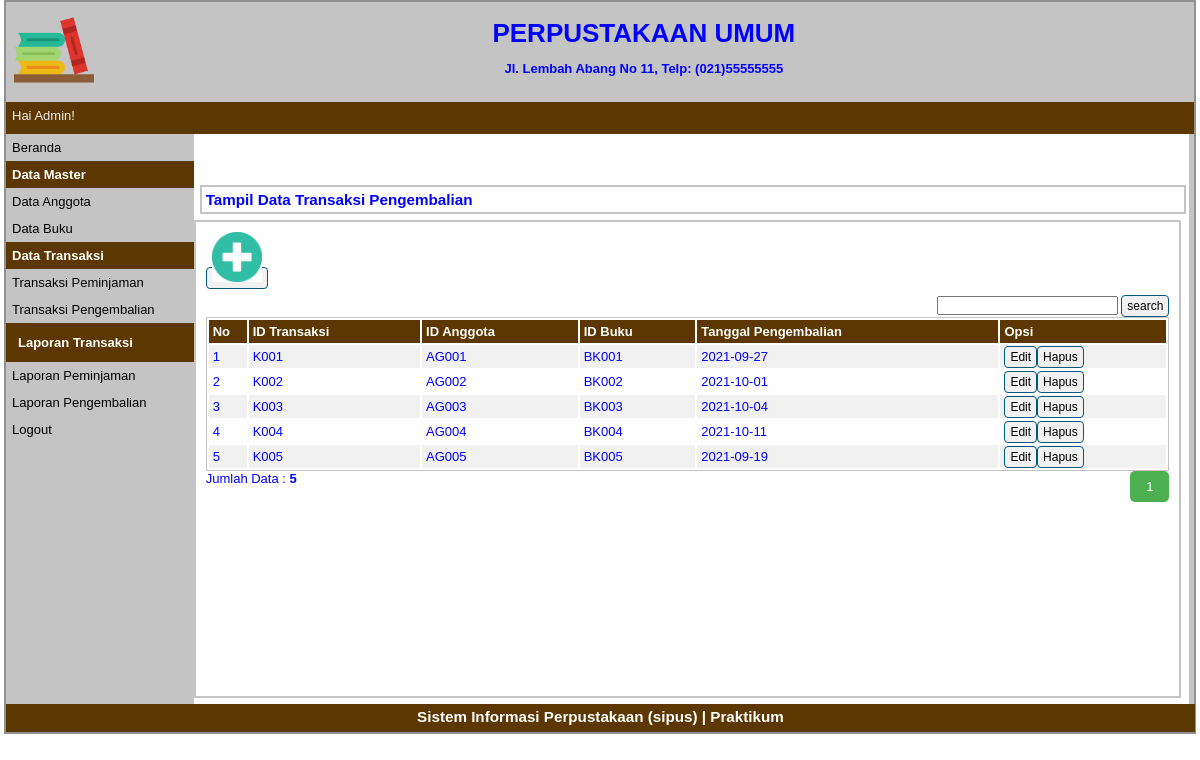
Page /index.php?p=transaksi-pengembalian (signed in) on the committed database.
### tables this page shows
CREATE TABLE `tbkembali` (
  `idpengembalian` varchar(5) NOT NULL,
  `idanggota` varchar(5) NOT NULL,
  `idbuku` varchar(5) NOT NULL,
  `tglkembali` date NOT NULL
);

### pages/transaksi-pengembalian.php (the view, shortened to what this page needs)
<div id="label-page"><h3>Tampil Data Transaksi Pengembalian</h3></div>
<div id="content">
    <p id="tombol-tambah-container">
        <a href="index.php?p=transaksi-kembali-input" class="tombol"><img src="images/add.png" height="50px" height="50px"></a>
        <div class="form-inline">
            <div align="right">
                <form method=post>
                    <input type="text" name="pencarian">
                    <input type="submit" name="search" value="search" class="tombol">
                </form>
            </div>
        </div>
    </p>
    <table id="tabel-tampil">
        <thead>
            <tr>
                <th id="label-tampil-no">No</td>
                <th>ID Transaksi</th>
                <th>ID Anggota</th>
                <th>ID Buku</th>
                <th>Tanggal Pengembalian</th>
                <th id="label-opsi">Opsi</th>
            </tr>
        </thead>
        <tbody>
            <?php
                $batas = 5;
                extract($_GET);
                if(empty($hal)) {
                    $posisi = 0;
                    $hal = 1;
                    $nomor = 1;
                }else {
                    $posisi = ($hal - 1) * $batas;
                    $nomor = $posisi+1;
                }
                if($_SERVER['REQUEST_METHOD'] == "POST") {
                    $pencarian = trim(mysqli_real_escape_string($db, $_POST['pencarian']));
                    if($pencarian != "") {
                        $sql = "SELECT * FROM tbkembali WHERE judul LIKE '%$pencarian%'
                                OR idbuku LIKE '%$pencarian%'
                                OR idanggota LIKE '%$pencarian%'
                                OR tglkembali LIKE '%$pencarian%'";
                        $query = $sql;
                        $queryJml = $sql;
                    } else {
                        $query = "SELECT * FROM tbkembali LIMIT $posisi, $batas";
                        $queryJml = "SELECT * FROM tbkembali";
                        $no = $posisi * 1;
                    }
                }
                else {
                    $query = "SELECT * FROM tbkembali LIMIT $posisi, $batas";
                    $queryJml = "SELECT * FROM tbkembali";
                }
		$q_tampil_kembali = mysqli_query($db, $query);
		if(mysqli_num_rows($q_tampil_kembali)>0)
		{
		while($r_tampil_kembali=mysqli_fetch_array($q_tampil_kembali)){
		?>
		<tr>
			<td><?php echo $nomor; ?></td>
			<td><?php echo $r_tampil_kembali['idpengembalian']; ?></td>
			<td><?php echo $r_tampil_kembali['idanggota']; ?></td>
            <td><?php echo $r_tampil_kembali['idbuku']; ?></td>
			<td><?php echo $r_tampil_kembali['tglkembali']; ?></td>
            <td>
                    <div class="tombol-opsi-container"><a href="index.php?p=transaksi-pengembalian-edit&id=<?php echo $r_tampil_kembali['idpengembalian'];?>" class="tombol">Edit</a></div>
                    <div class="tombol-opsi-container"><a href="proses/transaksi-pengembalian-hapus.php?id=<?php echo $r_tampil_kembali['idpengembalian'];?>" onclick = "return confirm ('Apakah Anda Yakin Akan Menghapus Data Ini?')" class="tombol">Hapus</a></div>
            </td>
            </tr>
            <?php
                        $nomor++;
                    }
                }
                else {
                    echo "<tr><td colspan=6>Data Tidak Ditemukan</td></tr>";
                }
            ?>
        </tbody>
    </table>
    <?php
    if(isset($_POST['pencarian'])) {
        if($_POST['pencarian']!='') {
            echo "<div style=\"float:left;\">";
            $jml = mysqli_num_rows(mysqli_query($db, $queryJml));
            echo "Data Hasil Pencarian: <b>$jml</b>";
            echo "</div>";
        }
    } else {
    ?>
        <div style="float: left;">
        <?php
            $jml = mysqli_num_rows(mysqli_query($db, $queryJml));
            echo "Jumlah Data : <b>$jml</b>";
        ?>
        </div>
        <div class="pagination" style="float: right;">
            <?php
                $jml_hal = ceil($jml / $batas);
                for($i = 1; $i <= $jml_hal; $i++) {
                    if($i != $hal) {
                        echo "<a href=\"?p=buku&hal=$i\">$i</a>";
                    } else {
                        echo "<a class=\"active\">$i</a>";
                    }
                }
            ?>
        </div>
    <?php
    }
    ?>
</div>

### style.css (style rules this page uses)
* { margin:0px; padding:0px }
body { font-family:sans-serif; font-size:13px; color:blue; }
.pagination { display: inline-block; }
.pagination a { color: black; float: left; padding: 8px 16px; text-decoration: none; }
.pagination a.active { background-color: #4CAF50; color: white; border-radius: 5px; }
#label-page { margin-top:6px; margin-bottom:6px; margin-left:6px; border:2px solid #C4C4C4; padding:4px; width:97.9%; }
#content { float:left; width: 96.8%; min-height:454px; border: 2px solid #C4C4C4; padding:10px; margin-bottom:6px; }
.tombol { border-radius:4px; font-size:12px; text-decoration:none; background-color:#F1F1F1; padding-top:3px; padding-bottom:3px; padding-left:5px; padding-right:5px; border:1px solid #01597E; color:black; }
#tombol-tambah-container { margin-bottom:10px; }
#tabel-tampil { border:1px solid #C4C4C4; width:100%; }
#tabel-tampil tr:nth-child(odd) { background-color:#F1F1F1; }
#tabel-tampil tr th { background-color:#5C3701; color:#FFFFFF; padding:4px; text-align:left; }
#tabel-tampil td { padding:4px; }
#label-tampil-no { width:30px; }
#label-opsi { width:158px; font-weight:bold; }
.tombol-opsi-container { float:left; }

### rows in the picture
tbkembali: idpengembalian "K001", idanggota "AG001", idbuku "BK001", tglkembali "2021-09-27"
tbkembali: idpengembalian "K002", idanggota "AG002", idbuku "BK002", tglkembali "2021-10-01"
tbkembali: idpengembalian "K003", idanggota "AG003", idbuku "BK003", tglkembali "2021-10-04"
tbkembali: idpengembalian "K004", idanggota "AG004", idbuku "BK004", tglkembali "2021-10-11"
tbkembali: idpengembalian "K005", idanggota "AG005", idbuku "BK005", tglkembali "2021-09-19"

### other values in the picture
$_SESSION['sesi'] "Admin"
$jml "5"
